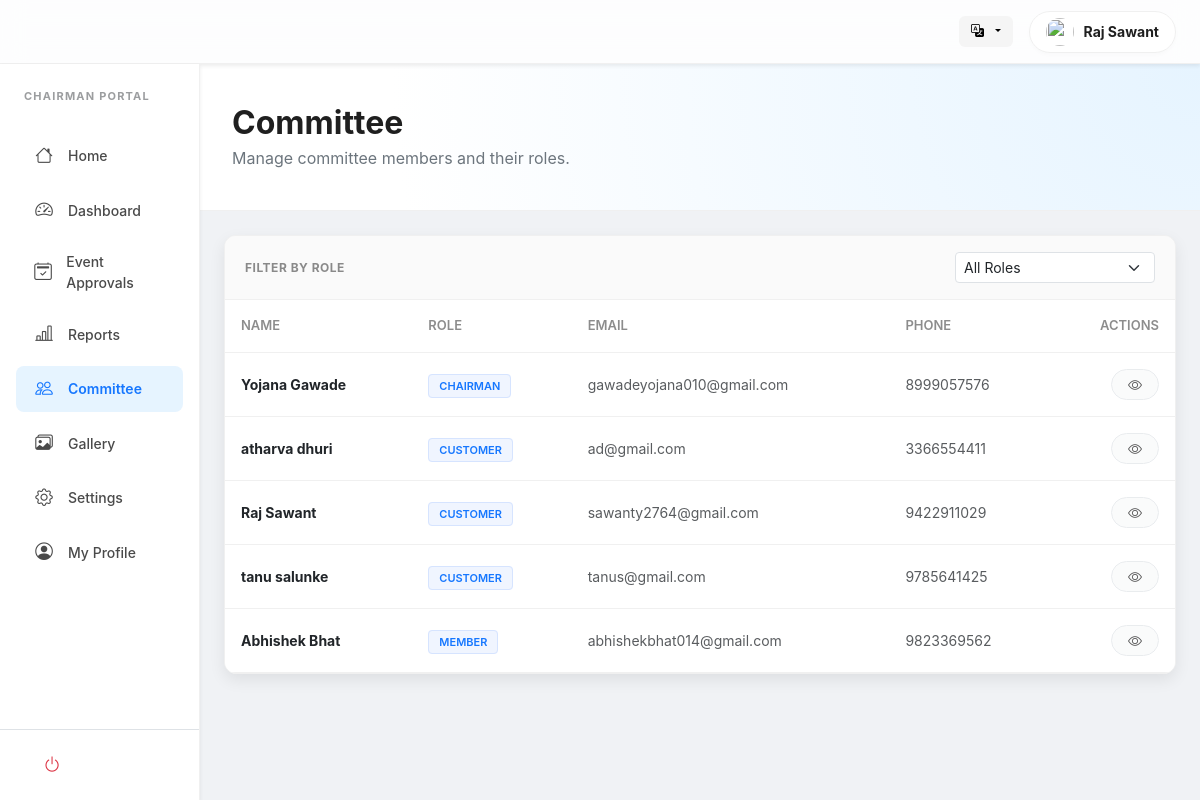
Screenshot of /users/chairman/committee.php (signed in) with the database file from the repository.
### tables this page shows
CREATE TABLE `users` (
  `id` int(11) NOT NULL,
  `first_name` varchar(100) NOT NULL,
  `last_name` varchar(100) DEFAULT NULL,
  `phone` varchar(20) DEFAULT NULL,
  `photo` varchar(255) NOT NULL,
  `email` varchar(150) NOT NULL,
  `password` varchar(255) NOT NULL,
  `created_at` timestamp NOT NULL DEFAULT current_timestamp()
);

CREATE TABLE `roles` (
  `id` int(11) NOT NULL,
  `name` varchar(50) NOT NULL,
  `description` text DEFAULT NULL,
  `created_at` timestamp NOT NULL DEFAULT current_timestamp()
);

### includes/lang.php (called while the page is built, shortened)
<?php
$lang = $_SESSION['lang']
    ?? $_COOKIE['lang']
    ?? 'en';

### includes/user_avatar.php (called while the page is built, shortened)
<?php
function get_user_avatar_url(string $uploadsPrefix = ''): string
{
    $name = trim($_SESSION['user_name'] ?? 'User');
    $photo = $_SESSION['user_photo'] ?? '';
    if (!empty($photo)) {
        $prefix = $uploadsPrefix;
        return $prefix . 'uploads/users/' . basename($photo);
    }
    return 'https://ui-avatars.com/api/?name=' . urlencode($name ?: 'User') . '&background=random';
}

### users/chairman/committee.php (the view, shortened to what this page needs)
<?php
require __DIR__ . '/../../config/db.php';
require __DIR__ . '/../../includes/lang.php';
require __DIR__ . '/../../includes/user_avatar.php';
$loggedInUserPhoto = get_user_avatar_url('../../');
$sql = "SELECT u.id, u.first_name, u.last_name, u.email, u.phone, r.name AS role_name
        FROM users u
        JOIN user_roles ur ON ur.user_id = u.id
        JOIN roles r ON r.id = ur.role_id
        ORDER BY r.name, u.first_name";
$result = mysqli_query($con, $sql);
?>
<!DOCTYPE html>
<html lang="<?= $lang ?>">
<head>
    <link href="https://cdn.jsdelivr.net/npm/bootstrap@5.3.0/dist/css/bootstrap.min.css" rel="stylesheet">
    <link rel="stylesheet" href="https://cdn.jsdelivr.net/npm/bootstrap-icons@1.10.5/font/bootstrap-icons.css">
</head>
<body>
    <header class="ant-header shadow-sm">
        <div class="container-fluid px-4 d-flex align-items-center justify-content-between">
            <div class="d-flex align-items-center gap-3">
                <div class="dropdown">
                    <button class="lang-btn dropdown-toggle" type="button" data-bs-toggle="dropdown">
                        <i class="bi bi-translate me-1"></i>
                    </button>
                </div>
                <div class="user-pill">
                    <img src="<?= htmlspecialchars($loggedInUserPhoto) ?>" class="rounded-circle" width="28" height="28"
                        style="object-fit: cover;">
                    <span
                        class="small fw-bold d-none d-md-inline"><?= htmlspecialchars($_SESSION['user_name']) ?></span>
                </div>
            </div>
        </div>
    </header>
    <div class="container-fluid">
        <div class="row">
            <?php include 'sidebar.php'; ?>
            <main class="col-lg-10 p-0">
                <div class="dashboard-hero">
                    <h2 class="fw-bold mb-1">Committee</h2>
                    <p class="text-secondary mb-0">Manage committee members and their roles.</p>
                </div>
                <div class="p-4 pb-5">
                    <div class="ant-card">
                        <div class="filter-bar">
                            <div class="filter-label">Filter by Role</div>
                            <div class="d-flex align-items-center gap-2">
                                <select id="roleFilter" class="form-select form-select-sm" style="min-width: 200px;">
                                    <option value="all">All Roles</option>
                                </select>
                            </div>
                        </div>
                        <div class="table-responsive">
                            <table class="table ant-table mb-0">
                                <thead>
                                    <tr>
                                        <th>Name</th>
                                        <th>Role</th>
                                        <th>Email</th>
                                        <th>Phone</th>
                                        <th class="text-end">Actions</th>
                                    </tr>
                                </thead>
                                <tbody>
                                    <?php if ($result && mysqli_num_rows($result) > 0): ?>
                                        <?php while ($row = mysqli_fetch_assoc($result)): ?>
                                            <tr data-role="<?= htmlspecialchars($row['role_name']) ?>">
                                                <td class="fw-bold text-dark">
                                                    <?= htmlspecialchars($row['first_name'] . ' ' . $row['last_name']) ?>
                                                </td>
                                                <td>
                                                    <span class="role-badge">
                                                        <?= htmlspecialchars($row['role_name']) ?>
                                                    </span>
                                                </td>
                                                <td class="text-muted small">
                                                    <?= htmlspecialchars($row['email']) ?>
                                                </td>
                                                <td class="text-muted small">
                                                    <?= htmlspecialchars($row['phone']) ?>
                                                </td>
                                                <td class="text-end">
                                                    <button class="btn btn-sm btn-light border rounded-pill px-3" disabled
                                                        title="View Only">
                                                        <i class="bi bi-eye"></i>
                                                    </button>
                                                </td>
                                            </tr>
                                        <?php endwhile; ?>
                                    <?php endif; ?>
                                </tbody>
                            </table>
                        </div>
                    </div>
                </div>
            </main>
        </div>
    </div>
</body>
</html>

### css/sidebar.css (style rules this page uses)
:root { --sb-width: 280px; --sb-bg: #ffffff; --sb-hover-bg: #f3f3f3; --sb-active-bg: #e6f4ff; --sb-active-text: #1677ff; --sb-text: #4a4a4a; --sb-text-hover: #000000; --sb-border-color: #f0f0f0; --sb-radius: 8px; --sb-transition: all 0.25s ease-in-out; --sb-top-offset: 0px; }

### users/chairman/committee.php (style rules this page uses)
:root { --ant-primary: #1677ff; --ant-primary-hover: #4096ff; --ant-bg-layout: #f0f2f5; --ant-border-color: #f0f0f0; --ant-text: rgba(0, 0, 0, 0.88); --ant-text-sec: rgba(0, 0, 0, 0.45); --ant-radius: 12px; --ant-shadow: 0 6px 16px 0 rgba(0, 0, 0, 0.08); }
body { font-family: -apple-system, BlinkMacSystemFont, 'Segoe UI', Roboto, sans-serif; background-color: var(--ant-bg-layout); color: var(--ant-text); -webkit-user-select: none; user-select: none; }
input, textarea, select { -webkit-user-select: text; user-select: text; }
.ant-header { background: rgba(255, 255, 255, 0.85); backdrop-filter: blur(12px); height: 64px; display: flex; align-items: center; border-bottom: 1px solid var(--ant-border-color); position: sticky; top: 0; z-index: 1000; }
.user-pill { background: #fff; padding: 6px 16px; border-radius: 50px; border: 1px solid var(--ant-border-color); display: flex; align-items: center; gap: 10px; box-shadow: 0 2px 4px rgba(0, 0, 0, 0.02); }
.lang-btn { border: none; background: #f5f5f5; font-size: 13px; font-weight: 600; padding: 6px 12px; border-radius: 6px; transition: 0.2s; }
.dashboard-hero { background: radial-gradient(circle at top right, #e6f4ff 0%, #ffffff 80%); padding: 40px 32px; border-bottom: 1px solid var(--ant-border-color); margin-bottom: 0; }
.ant-card { background: #fff; border: 1px solid var(--ant-border-color); border-radius: var(--ant-radius); box-shadow: var(--ant-shadow); overflow: hidden; }
.filter-bar { display: flex; align-items: center; justify-content: space-between; gap: 12px; flex-wrap: wrap; padding: 16px 20px; border-bottom: 1px solid var(--ant-border-color); background: #fafafa; }
.filter-label { font-size: 12px; font-weight: 700; color: var(--ant-text-sec); text-transform: uppercase; letter-spacing: 0.5px; }
.ant-table th { background: #ffffff; font-weight: 600; padding: 16px; font-size: 13px; color: var(--ant-text-sec); border-bottom: 1px solid var(--ant-border-color); text-transform: uppercase; }
.ant-table td { padding: 16px; border-bottom: 1px solid var(--ant-border-color); vertical-align: middle; font-size: 14px; }
.role-badge { font-size: 11px; font-weight: 600; padding: 4px 10px; border-radius: 4px; text-transform: uppercase; background: #f0f5ff; color: var(--ant-primary); border: 1px solid #d6e4ff; }

### users/chairman/sidebar.php (style rules this page uses)
:root { --sb-top-offset: 64px; --sb-active-text: #1677ff; --sb-active-bg: #e6f4ff; }

### rows the page displays
users: first_name+last_name "Yojana Gawade", roles.name "CHAIRMAN", email "gawadeyojana010@gmail.com", phone "8999057576"
users: first_name+last_name "atharva dhuri", roles.name "CUSTOMER", email "ad@gmail.com", phone "3366554411"
users: first_name+last_name "Raj Sawant", roles.name "CUSTOMER", email "sawanty2764@gmail.com", phone "9422911029"
users: first_name+last_name "tanu salunke", roles.name "CUSTOMER", email "tanus@gmail.com", phone "9785641425"
users: first_name+last_name "Abhishek Bhat", roles.name "MEMBER", email "abhishekbhat014@gmail.com", phone "9823369562"

### other values shown
$_SESSION['user_name'] "Raj Sawant"
$t['chairman_portal'] "CHAIRMAN PORTAL"
$t['home'] "Home"
$t['dashboard'] "Dashboard"
$t['reports'] "Reports"
$t['committee'] "Committee"
$t['gallery'] "Gallery"
$t['settings'] "Settings"
$t['my_profile'] "My Profile"
